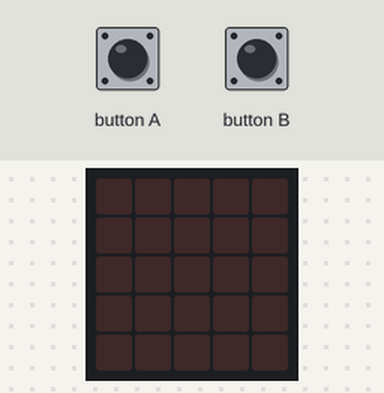
Simulated run of this program. Board: BBC micro:bit running MicroPython. Parts: the board's 5×5 LED display. Inputs (shaded band) come from the test bench.

Above: at 1.2 s.
1.3 s: button A pressed for 0.15 s
At 1.37 s:
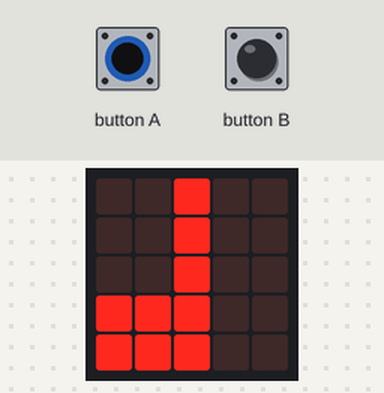
2.9 s: button B pressed for 0.15 s
At 2.97 s:
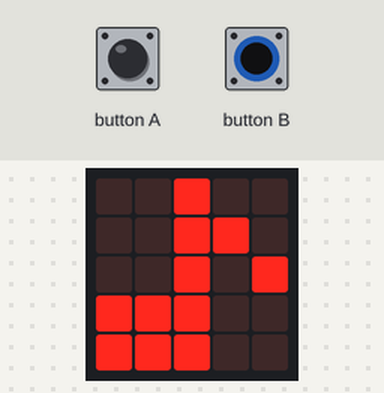
4.5 s: button B pressed for 3.2 s
9.2 s: button A pressed for 3.2 s
At 10.5 s:
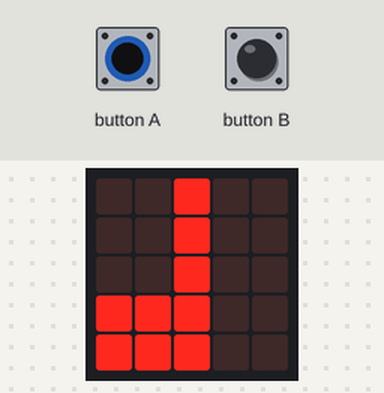
Timing chart, 0 to 12.2 s (numbered marks = the images above; inputs shaded):
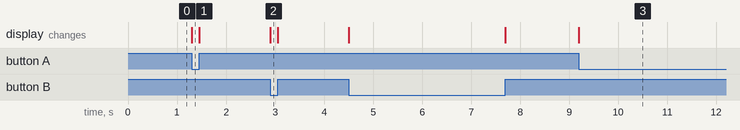

The program:

buttons.py
```python
from microbit import *

while True:
    if button_a.is_pressed():
        display.show(Image.MUSIC_CROTCHET)
    elif button_b.is_pressed():
        display.show(Image.MUSIC_QUAVER)
    else:
        display.clear()
```

Measured:
- after the input at 1.3 s, the display: changes at once (image 1)
- after the input at 2.9 s, the display: changes at once (image 2)
- after the input at 9.2 s, the display: changes at once (image 3)
